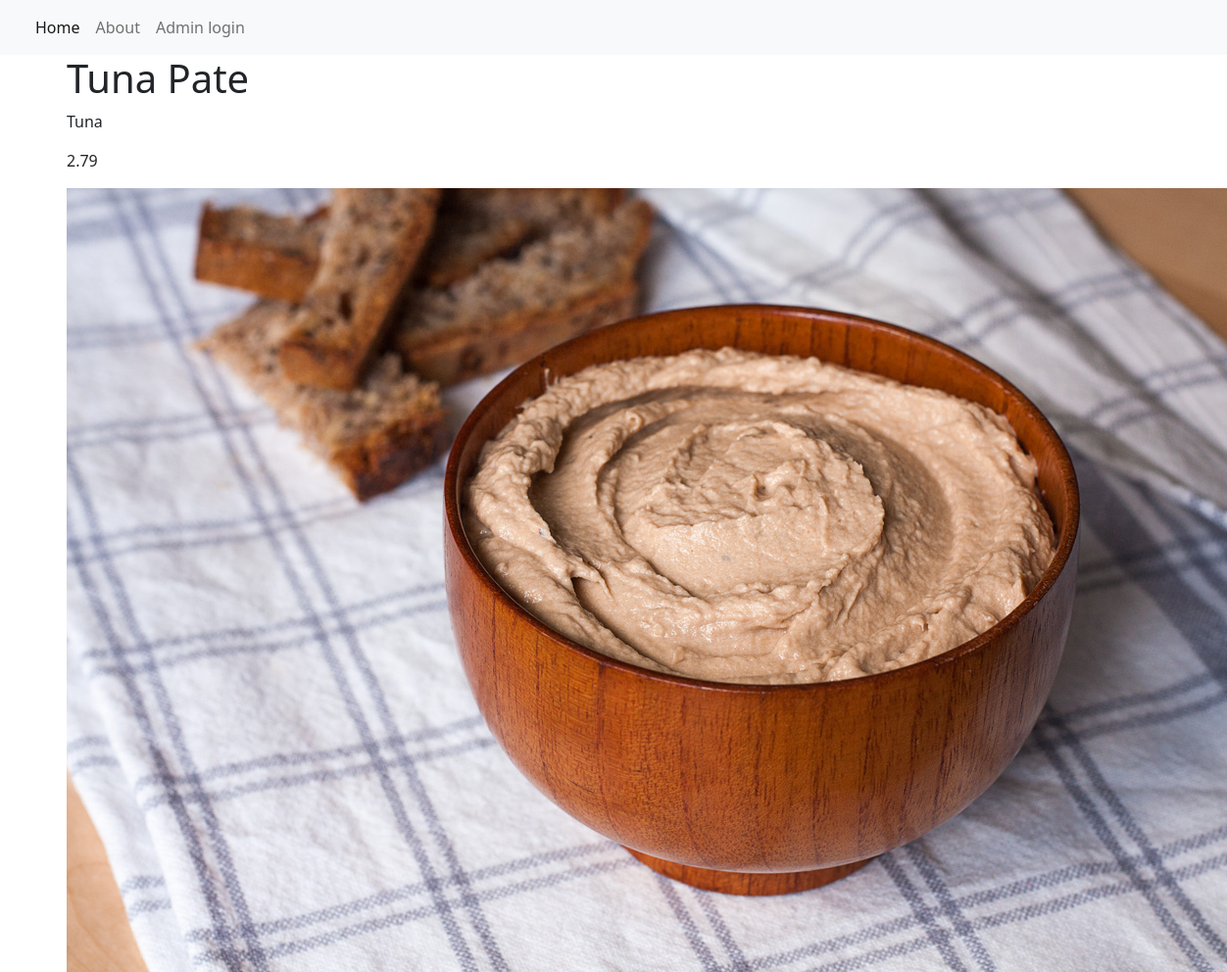
The page /item/10/ on the database its author committed.
### restaurant_menu/models.py (models this page shows, shortened)
class Item(models.Model):
    meal = models.CharField(max_length=1000, unique=True)
    description = models.CharField(max_length=2000)
    price = models.DecimalField(max_digits=10, decimal_places=2)
    meal_type = models.CharField(max_length=200, choices=MEAL_TYPE)
    author = models.ForeignKey(User, on_delete=models.PROTECT)
    status = models.IntegerField(choices=STATUS, default=0)
    date_created = models.DateTimeField(auto_now_add=True)
    date_updated = models.DateTimeField(auto_now=True)
    image = models.ImageField(upload_to='images/', max_length=100, default="default.jpg")

### restaurant_menu/views.py (the view)
# urls.py: path("item/<int:pk>/", views.MenuItemDetail.as_view(), name="menu_item"),
class MenuItemDetail(generic.DetailView):
    model = Item
    template_name = "menu_item_detail.html"

### restaurant_menu/templates/menu_item_detail.html
{% extends 'base.html' %}
{% block content %}
    <div class="container">
        <h1>{{ item.meal }}</h1>
        <p>{{ item.description }}</p>
        <p>{{ item.price }}</p>
        <img src={{item.image.url}}>
    </div>
{% endblock content%}

### rows shown on the page
Item: meal "Tuna Pate", description "Tuna", price "2.79", image (picture)
